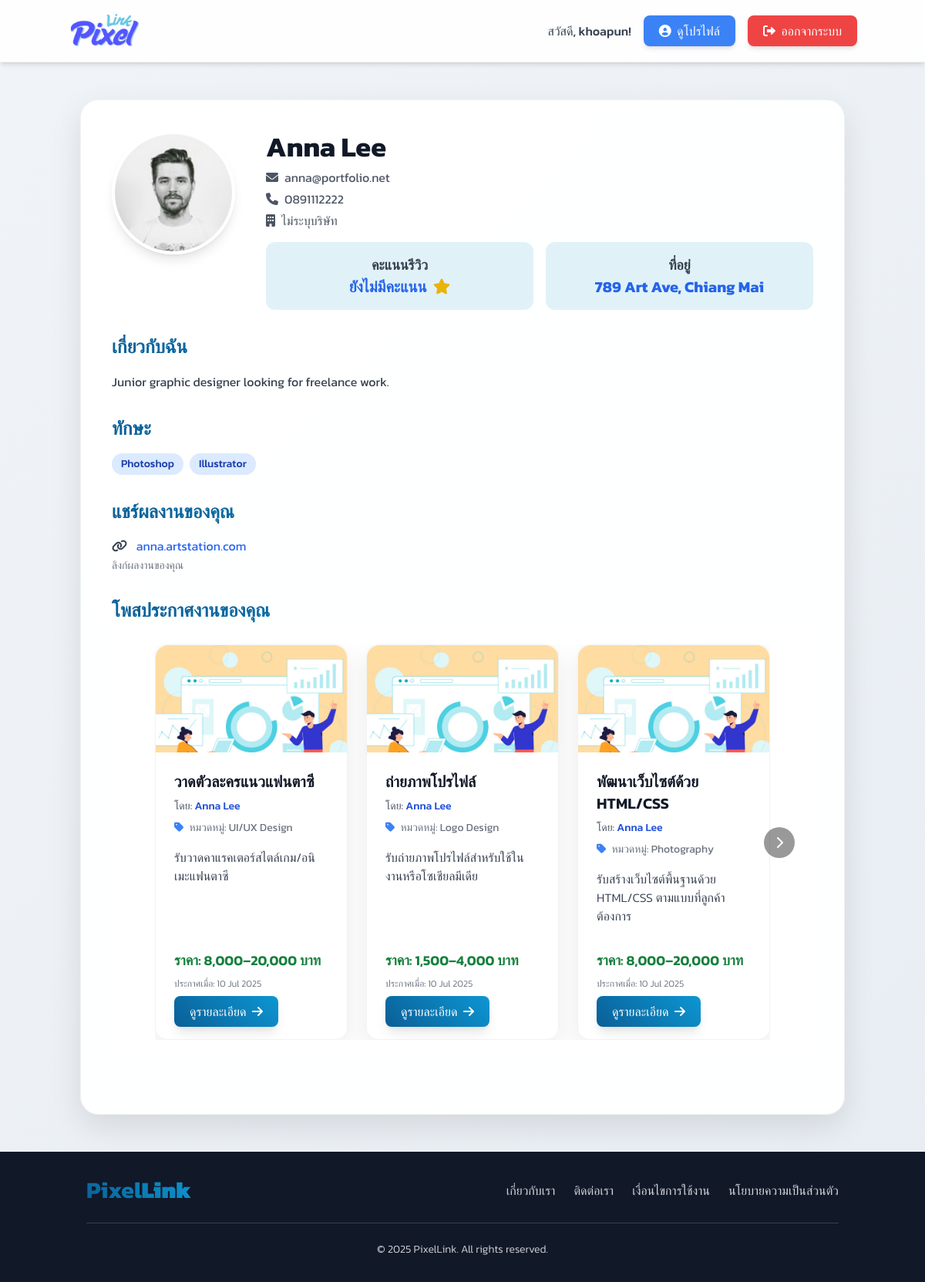
Page /designer/view_profile.php?user_id=4 (signed in) on the committed database.
### tables this page shows
CREATE TABLE `profiles` (
  `profile_id` int(11) NOT NULL,
  `user_id` int(11) NOT NULL,
  `address` text DEFAULT NULL,
  `company_name` varchar(255) DEFAULT NULL,
  `bio` text DEFAULT NULL,
  `portfolio_url` varchar(255) DEFAULT NULL,
  `skills` text DEFAULT NULL,
  `profile_picture_url` varchar(255) DEFAULT NULL
);

CREATE TABLE `users` (
  `user_id` int(11) NOT NULL,
  `username` varchar(50) NOT NULL,
  `password` varchar(255) NOT NULL,
  `email` varchar(100) NOT NULL,
  `first_name` varchar(100) NOT NULL,
  `last_name` varchar(100) NOT NULL,
  `phone_number` varchar(20) NOT NULL,
  `user_type` enum('admin','designer','client') NOT NULL,
  `registration_date` timestamp NOT NULL DEFAULT current_timestamp(),
  `is_approved` tinyint(1) DEFAULT 0,
  `is_active` tinyint(1) DEFAULT 1,
  `last_login` timestamp NULL DEFAULT NULL
);

CREATE TABLE `job_postings` (
  `post_id` int(11) NOT NULL,
  `designer_id` int(11) NOT NULL,
  `title` varchar(255) NOT NULL,
  `description` text DEFAULT NULL,
  `category_id` int(11) DEFAULT NULL,
  `price_range` varchar(100) DEFAULT NULL,
  `posted_date` timestamp NOT NULL DEFAULT current_timestamp(),
  `status` enum('active','inactive','completed') DEFAULT 'active',
  `client_id` int(11) NOT NULL,
  `main_image_id` int(11) DEFAULT NULL
);

CREATE TABLE `job_categories` (
  `category_id` int(11) NOT NULL,
  `category_name` varchar(100) NOT NULL
);

### designer/view_profile.php (the view, shortened to what the rows shown need)
<?php
$servername = "localhost";
$username = "root";
$password = "";
$dbname = "pixellink";
$condb = new mysqli($servername, $username, $password, $dbname);
$condb->set_charset("utf8mb4");
$user_id_to_view = isset($_GET['user_id']) ? intval($_GET['user_id']) : 0;
$profile_data = null;
if ($user_id_to_view > 0) {
    $sql_profile = "SELECT
                        p.address,
                        p.company_name,
                        p.bio AS profile_bio,
                        p.portfolio_url,
                        p.skills,
                        p.profile_picture_url AS profile_pic_from_profiles,
                        u.first_name AS user_first_name,
                        u.last_name AS user_last_name,
                        u.email AS user_email,
                        u.phone_number AS user_tel,
                        u.username AS username_from_users
                    FROM profiles AS p
                    JOIN users AS u ON p.user_id = u.user_id
                    WHERE p.user_id = ?";
    $stmt_profile = $condb->prepare($sql_profile);
    if ($stmt_profile === false) {
        error_log("SQL Prepare Error (profile): " . $condb->error);
        die("เกิดข้อผิดพลาดในการเตรียมคำสั่ง SQL: " . $condb->error);
    } else {
        $stmt_profile->bind_param("i", $user_id_to_view);
        $stmt_profile->execute();
        $result_profile = $stmt_profile->get_result();
        $profile_data = $result_profile->fetch_assoc();
    }
    $job_postings_for_profile = [];
    $sql_job_postings_for_profile = "SELECT
                                jp.post_id,
                                jp.title,
                                jp.description,
                                jp.price_range,
                                jp.posted_date,
                                u.first_name,
                                u.last_name,
                                jc.category_name
                            FROM job_postings AS jp
                            JOIN users AS u ON jp.designer_id = u.user_id
                            LEFT JOIN job_categories AS jc ON jp.category_id = jc.category_id
                            WHERE jp.designer_id = ? AND jp.status = 'active'
                            ORDER BY jp.posted_date DESC";
    $stmt_job_postings_for_profile = $condb->prepare($sql_job_postings_for_profile);
    if ($stmt_job_postings_for_profile === false) {
        error_log("SQL Prepare Error (job_postings_for_profile): " . $condb->error);
    } else {
        $stmt_job_postings_for_profile->bind_param("i", $user_id_to_view);
        $stmt_job_postings_for_profile->execute();
        $result_job_postings_for_profile = $stmt_job_postings_for_profile->get_result();
        $job_postings_for_profile = $result_job_postings_for_profile->fetch_all(MYSQLI_ASSOC);
    }
} else {
    $profile_data = null;
}
$display_name = trim(($profile_data['user_first_name'] ?? '') . ' ' . ($profile_data['user_last_name'] ?? '')) ?: ($profile_data['username_from_users'] ?? 'ไม่ระบุชื่อ');
$display_email = $profile_data['user_email'] ?? 'ไม่ระบุอีเมล';
$display_tel = $profile_data['user_tel'] ?? 'ไม่ระบุเบอร์โทรศัพท์';
$display_rating = 'ยังไม่มีคะแนน';
$display_address = $profile_data['address'] ?? 'ไม่ระบุที่อยู่';
$display_company_name = $profile_data['company_name'] ?? 'ไม่ระบุบริษัท';
$display_bio = $profile_data['profile_bio'] ?? 'ยังไม่มีประวัติ';
$display_portfolio_url = $profile_data['portfolio_url'] ?? null;
$display_skills = $profile_data['skills'] ? explode(',', $profile_data['skills']) : [];
?>
<!DOCTYPE html>
<html lang="th">
<head>
    <script src="https://cdn.tailwindcss.com"></script>
    <link rel="stylesheet" href="https://cdnjs.cloudflare.com/ajax/libs/font-awesome/6.0.0-beta3/css/all.min.css">
</head>
<body class="bg-gray-100 min-h-screen flex flex-col">
    <main class="flex-grow container mx-auto px-4 py-8 md:py-12">
        <?php if (!$profile_data): ?>
            <div class="bg-red-100 border border-red-400 text-red-700 px-4 py-3 rounded-lg relative text-center">
                <span class="block sm:inline">ไม่พบข้อมูลโปรไฟล์สำหรับผู้ใช้งานนี้ หรือรหัสผู้ใช้งานไม่ถูกต้อง</span>
            </div>
        <?php else: ?>
            <div class="profile-card p-6 md:p-10 max-w-full mx-auto">
                <div class="flex flex-col md:flex-row items-center md:items-start gap-6 md:gap-10 mb-8">
                    <div class="flex-shrink-0">
                        <img src="../dist/img/user1-128x128.jpg" alt="รูปโปรไฟล์"
                            class="w-32 h-32 md:w-40 md:h-40 rounded-full object-cover shadow-lg border-4 border-white">
                    </div>
                    <div class="text-center md:text-left flex-grow">
                        <h1 class="text-3xl sm:text-4xl font-bold text-gray-900 mb-2 leading-tight">
                            <?= htmlspecialchars($display_name) ?>
                        </h1>
                        <p class="text-md text-gray-600 mb-1">
                            <i class="fas fa-envelope mr-2"></i><?= htmlspecialchars($display_email) ?>
                        </p>
                        <p class="text-md text-gray-600 mb-1">
                            <i class="fas fa-phone mr-2"></i><?= htmlspecialchars($display_tel) ?>
                        </p>
                        <p class="text-md text-gray-600 mb-4">
                            <i class="fas fa-building mr-2"></i><?= htmlspecialchars($display_company_name) ?>
                        </p>
                        <div class="grid grid-cols-1 sm:grid-cols-2 gap-4">
                            <div class="stat-item">
                                <p class="text-gray-700 font-semibold text-lg">คะแนนรีวิว</p>
                                <p class="text-blue-600 text-xl font-bold"><?= htmlspecialchars($display_rating) ?> <i
                                        class="fas fa-star text-yellow-500 ml-1"></i></p>
                            </div>
                            <div class="stat-item">
                                <p class="text-gray-700 font-semibold text-lg">ที่อยู่</p>
                                <p class="text-blue-600 text-xl font-bold line-clamp-1">
                                    <?= htmlspecialchars($display_address) ?>
                                </p>
                            </div>
                        </div>
                    </div>
                </div>
                <div class="mb-8">
                    <h2 class="text-2xl font-semibold text-gradient mb-4">เกี่ยวกับฉัน</h2>
                    <p class="text-gray-700 leading-relaxed">
                        <?= nl2br(htmlspecialchars($display_bio)) ?>
                    </p>
                </div>
                <?php if (!empty($display_skills)): ?>
                    <div class="mb-8">
                        <h2 class="text-2xl font-semibold text-gradient mb-4">ทักษะ</h2>
                        <div class="flex flex-wrap gap-2">
                            <?php foreach ($display_skills as $skill): ?>
                                <span class="bg-blue-100 text-blue-800 text-sm font-medium px-3 py-1 rounded-full">
                                    <?= htmlspecialchars(trim($skill)) ?>
                                </span>
                            <?php endforeach; ?>
                        </div>
                    </div>
                <?php endif; ?>
                <?php if ($display_portfolio_url): ?>
                    <div class="mb-8">
                        <h2 class="text-2xl font-semibold text-gradient mb-4">แชร์ผลงานของคุณ</h2>
                        <p class="text-gray-700">
                            <i class="fas fa-link mr-2"></i><a href="<?= htmlspecialchars($display_portfolio_url) ?>"
                                target="_blank" class="text-blue-600 hover:underline break-words">
                                <?= htmlspecialchars($display_portfolio_url) ?>
                            </a>
                        </p>
                        <p class="text-sm text-gray-500 mt-1">ลิงก์ผลงานของคุณ</p>
                    </div>
                <?php endif; ?>
                <div class="mb-8">
                    <h2 class="text-2xl font-semibold text-gradient mb-1">โพสประกาศงานของคุณ</h2>
                    <section id="available-jobs" class="py-4 md:py-6 bg-white">
                        <div class="container mx-auto px-4 md:px-6">
                            <?php if (empty($job_postings_for_profile)):  ?>
                                <div
                                    class="bg-blue-100 border border-blue-400 text-blue-700 px-4 py-3 rounded-lg relative text-center">
                                    <span class="block sm:inline">ยังไม่มีงานที่แสดงในขณะนี้</span>
                                </div>
                            <?php else: ?>
                                <div class="carousel-container relative">
                                    <div class="carousel-content" id="carouselContent">
                                        <?php foreach ($job_postings_for_profile as $job):  ?>
                                            <div class="card-item animate-card-appear">
                                                <img src="https://source.unsplash.com/400x250/?creative-design,<?= urlencode($job['category_name'] ?? 'web-design') ?>"
                                                    alt="งานที่เปิดรับ: <?= htmlspecialchars($job['title']) ?>" class="card-image"
                                                    onerror="this.onerror=null;this.src='../dist/img/pdpa02.jpg';">
                                                <div class="p-4 md:p-6 flex-grow flex flex-col justify-between">
                                                    <div>
                                                        <h3
                                                            class="text-lg md:text-xl font-semibold text-gray-900 mb-1 md:mb-2 line-clamp-2">
                                                            <?= htmlspecialchars($job['title']) ?>
                                                        </h3>
                                                        <p class="text-xs md:text-sm text-gray-600 mb-1 md:mb-2">โดย: <span
                                                                class="font-medium text-blue-700"><?= htmlspecialchars($job['first_name'] . ' ' . $job['last_name']) ?></span>
                                                        </p>
                                                        <p class="text-xs md:text-sm text-gray-500 mb-2 md:mb-4">
                                                            <i class="fas fa-tag mr-1 text-blue-500"></i> หมวดหมู่: <span
                                                                class="font-normal"><?= htmlspecialchars($job['category_name'] ?? 'ไม่ระบุ') ?></span>
                                                        </p>
                                                        <p
                                                            class="text-sm md:text-base text-gray-700 mb-2 md:mb-4 line-clamp-3 font-light">
                                                            <?= htmlspecialchars($job['description']) ?>
                                                        </p>
                                                    </div>
                                                    <div class="mt-2 md:mt-4">
                                                        <p class="text-base md:text-lg font-semibold text-green-700 mb-1 md:mb-2">ราคา:
                                                            <?= htmlspecialchars($job['price_range'] ?? 'สอบถาม') ?>
                                                        </p>
                                                        <p class="text-xs text-gray-500 mb-2 md:mb-4">ประกาศเมื่อ: <span
                                                                class="font-light"><?= date('d M Y', strtotime($job['posted_date'])) ?></span>
                                                        </p>
                                                        <a href="../job_detail.php?id=<?= $job['post_id'] ?>&type=posting"
                                                            class="btn-primary px-4 py-2 sm:px-5 sm:py-2 rounded-lg font-medium shadow-lg">
                                                            ดูรายละเอียด <i class="fas fa-arrow-right ml-1"></i>
                                                        </a>
                                                    </div>
                                                </div>
                                            </div>
                                        <?php endforeach; ?>
                                    </div>
                                    <button id="nextBtn" class="carousel-button right">
                                        <i class="fas fa-chevron-right"></i>
                                    </button>
                                </div>
                            <?php endif; ?>
                        </div>
                    </section>
                </div>
            </div>
        <?php endif; ?>
    </main>
</body>
</html>

### rows in the picture
profiles: user.last_name "Anna Lee", user.email "anna@portfolio.net", user.phone_number "0891112222", company_name "ไม่ระบุบริษัท", address "789 Art Ave, Chiang Mai", bio "Junior graphic designer looking for freelance work.", skills "Photoshop", skills "Illustrator", portfolio_url "anna.artstation.com"
job_postings: title "วาดตัวละครแนวแฟนตาซี", designer.last_name "Anna Lee", category.category_name "UI/UX Design", description "รับวาดคาแรคเตอร์สไตล์เกม/อนิเมะแฟนตาซี", price_range "8,000–20,000 บาท", posted_date "10 Jul 2025"
job_postings: title "ถ่ายภาพโปรไฟล์", designer.last_name "Anna Lee", category.category_name "Logo Design", description "รับถ่ายภาพโปรไฟล์สำหรับใช้ในงานหรือโซเชียลมีเดีย", price_range "1,500–4,000 บาท", posted_date "10 Jul 2025"
job_postings: title "พัฒนาเว็บไซต์ด้วย HTML/CSS", designer.last_name "Anna Lee", category.category_name "Photography", description "รับสร้างเว็บไซต์พื้นฐานด้วย HTML/CSS ตามแบบที่ลูกค้าต้องการ", price_range "8,000–20,000 บาท", posted_date "10 Jul 2025"

### other values in the picture
$loggedInUserName "khoapun"
$display_rating "ยังไม่มีคะแนน"
